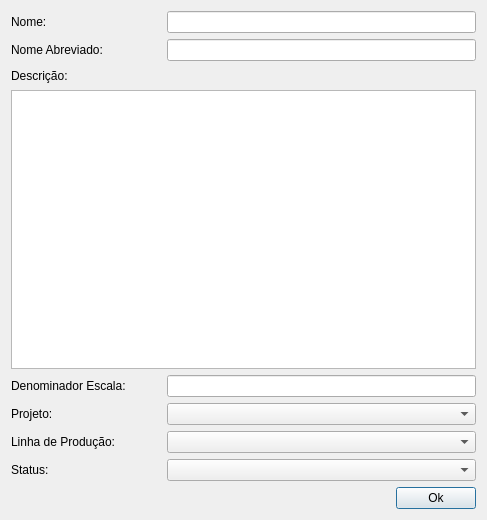
<?xml version="1.0" encoding="UTF-8"?>
<ui version="4.0">
 <class>Dialog</class>
 <widget class="QDialog" name="Dialog">
  <property name="geometry">
   <rect>
    <x>0</x>
    <y>0</y>
    <width>487</width>
    <height>520</height>
   </rect>
  </property>
  <property name="windowTitle">
   <string/>
  </property>
  <layout class="QGridLayout" name="gridLayout">
   <item row="0" column="0">
    <layout class="QHBoxLayout" name="horizontalLayout_2">
     <item>
      <widget class="QLabel" name="label">
       <property name="sizePolicy">
        <sizepolicy hsizetype="Fixed" vsizetype="Preferred">
         <horstretch>0</horstretch>
         <verstretch>0</verstretch>
        </sizepolicy>
       </property>
       <property name="minimumSize">
        <size>
         <width>150</width>
         <height>0</height>
        </size>
       </property>
       <property name="maximumSize">
        <size>
         <width>150</width>
         <height>16777215</height>
        </size>
       </property>
       <property name="text">
        <string>Nome:</string>
       </property>
      </widget>
     </item>
     <item>
      <widget class="QLineEdit" name="nameLe"/>
     </item>
    </layout>
   </item>
   <item row="1" column="0">
    <layout class="QHBoxLayout" name="horizontalLayout_3">
     <item>
      <widget class="QLabel" name="label_2">
       <property name="sizePolicy">
        <sizepolicy hsizetype="Fixed" vsizetype="Preferred">
         <horstretch>0</horstretch>
         <verstretch>0</verstretch>
        </sizepolicy>
       </property>
       <property name="minimumSize">
        <size>
         <width>150</width>
         <height>0</height>
        </size>
       </property>
       <property name="maximumSize">
        <size>
         <width>150</width>
         <height>16777215</height>
        </size>
       </property>
       <property name="text">
        <string>Nome Abreviado:</string>
       </property>
      </widget>
     </item>
     <item>
      <widget class="QLineEdit" name="nameAbrevLe"/>
     </item>
    </layout>
   </item>
   <item row="2" column="0">
    <layout class="QVBoxLayout" name="verticalLayout">
     <item>
      <layout class="QHBoxLayout" name="horizontalLayout_4">
       <item>
        <widget class="QLabel" name="label_3">
         <property name="sizePolicy">
          <sizepolicy hsizetype="Fixed" vsizetype="Preferred">
           <horstretch>0</horstretch>
           <verstretch>0</verstretch>
          </sizepolicy>
         </property>
         <property name="minimumSize">
          <size>
           <width>150</width>
           <height>0</height>
          </size>
         </property>
         <property name="maximumSize">
          <size>
           <width>150</width>
           <height>16777215</height>
          </size>
         </property>
         <property name="text">
          <string>Descrição:</string>
         </property>
        </widget>
       </item>
       <item>
        <spacer name="horizontalSpacer_3">
         <property name="orientation">
          <enum>Qt::Horizontal</enum>
         </property>
         <property name="sizeHint" stdset="0">
          <size>
           <width>188</width>
           <height>17</height>
          </size>
         </property>
        </spacer>
       </item>
      </layout>
     </item>
     <item>
      <widget class="QTextEdit" name="descriptionTe"/>
     </item>
    </layout>
   </item>
   <item row="3" column="0">
    <layout class="QHBoxLayout" name="horizontalLayout_5">
     <item>
      <widget class="QLabel" name="label_4">
       <property name="sizePolicy">
        <sizepolicy hsizetype="Fixed" vsizetype="Preferred">
         <horstretch>0</horstretch>
         <verstretch>0</verstretch>
        </sizepolicy>
       </property>
       <property name="minimumSize">
        <size>
         <width>150</width>
         <height>0</height>
        </size>
       </property>
       <property name="maximumSize">
        <size>
         <width>150</width>
         <height>16777215</height>
        </size>
       </property>
       <property name="text">
        <string>Denominador Escala:</string>
       </property>
      </widget>
     </item>
     <item>
      <widget class="QLineEdit" name="scaleLe"/>
     </item>
    </layout>
   </item>
   <item row="4" column="0">
    <layout class="QHBoxLayout" name="horizontalLayout_6">
     <item>
      <widget class="QLabel" name="label_5">
       <property name="sizePolicy">
        <sizepolicy hsizetype="Fixed" vsizetype="Preferred">
         <horstretch>0</horstretch>
         <verstretch>0</verstretch>
        </sizepolicy>
       </property>
       <property name="minimumSize">
        <size>
         <width>150</width>
         <height>0</height>
        </size>
       </property>
       <property name="maximumSize">
        <size>
         <width>150</width>
         <height>16777215</height>
        </size>
       </property>
       <property name="text">
        <string>Projeto:</string>
       </property>
      </widget>
     </item>
     <item>
      <widget class="QComboBox" name="projectsCb"/>
     </item>
    </layout>
   </item>
   <item row="5" column="0">
    <layout class="QHBoxLayout" name="horizontalLayout_7">
     <item>
      <widget class="QLabel" name="label_6">
       <property name="sizePolicy">
        <sizepolicy hsizetype="Fixed" vsizetype="Preferred">
         <horstretch>0</horstretch>
         <verstretch>0</verstretch>
        </sizepolicy>
       </property>
       <property name="minimumSize">
        <size>
         <width>150</width>
         <height>0</height>
        </size>
       </property>
       <property name="maximumSize">
        <size>
         <width>150</width>
         <height>16777215</height>
        </size>
       </property>
       <property name="text">
        <string>Linha de Produção:</string>
       </property>
      </widget>
     </item>
     <item>
      <widget class="QComboBox" name="productionLinesCb"/>
     </item>
    </layout>
   </item>
   <item row="6" column="0">
    <layout class="QHBoxLayout" name="horizontalLayout_8">
     <item>
      <widget class="QLabel" name="label_7">
       <property name="sizePolicy">
        <sizepolicy hsizetype="Fixed" vsizetype="Preferred">
         <horstretch>0</horstretch>
         <verstretch>0</verstretch>
        </sizepolicy>
       </property>
       <property name="minimumSize">
        <size>
         <width>150</width>
         <height>0</height>
        </size>
       </property>
       <property name="maximumSize">
        <size>
         <width>150</width>
         <height>16777215</height>
        </size>
       </property>
       <property name="text">
        <string>Status:</string>
       </property>
      </widget>
     </item>
     <item>
      <widget class="QComboBox" name="statusCb"/>
     </item>
    </layout>
   </item>
   <item row="7" column="0">
    <layout class="QHBoxLayout" name="horizontalLayout">
     <item>
      <spacer name="horizontalSpacer">
       <property name="orientation">
        <enum>Qt::Horizontal</enum>
       </property>
       <property name="sizeHint" stdset="0">
        <size>
         <width>343</width>
         <height>20</height>
        </size>
       </property>
      </spacer>
     </item>
     <item>
      <widget class="QPushButton" name="okBtn">
       <property name="text">
        <string>Ok</string>
       </property>
      </widget>
     </item>
    </layout>
   </item>
  </layout>
 </widget>
 <tabstops>
  <tabstop>okBtn</tabstop>
 </tabstops>
 <resources/>
 <connections/>
</ui>
